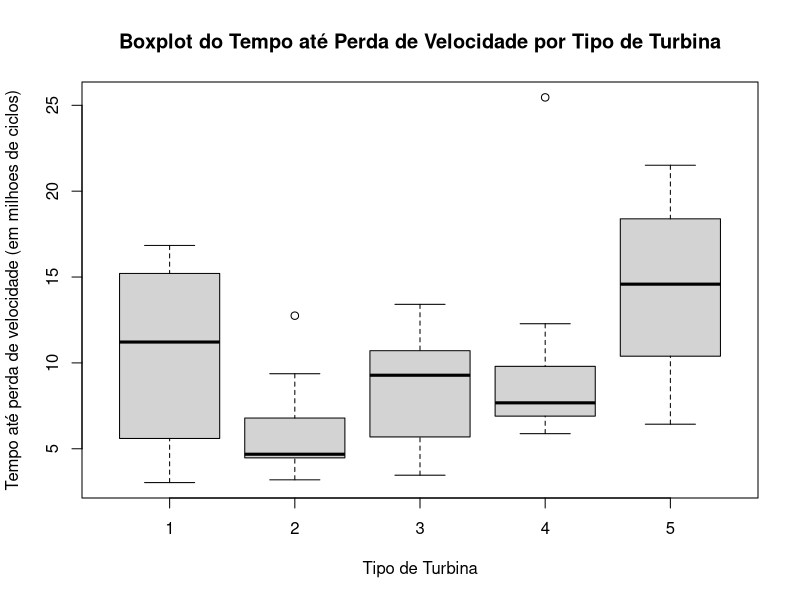
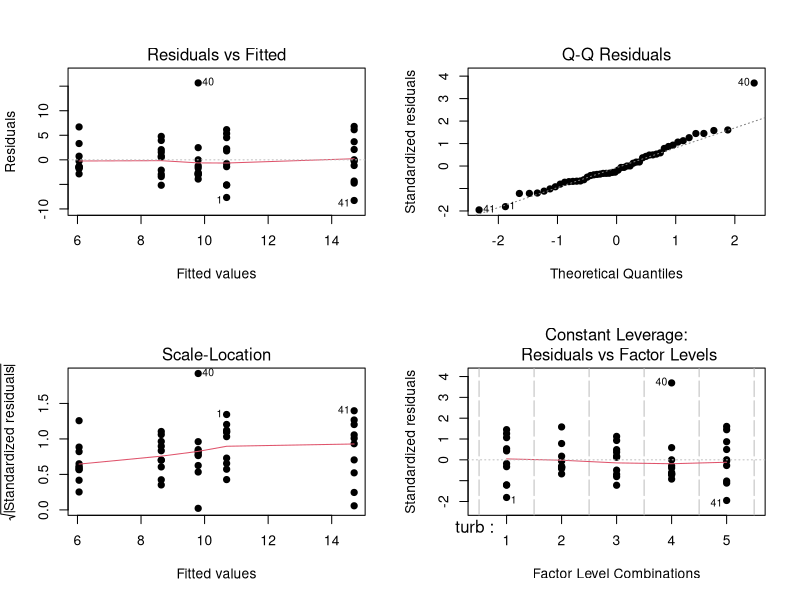
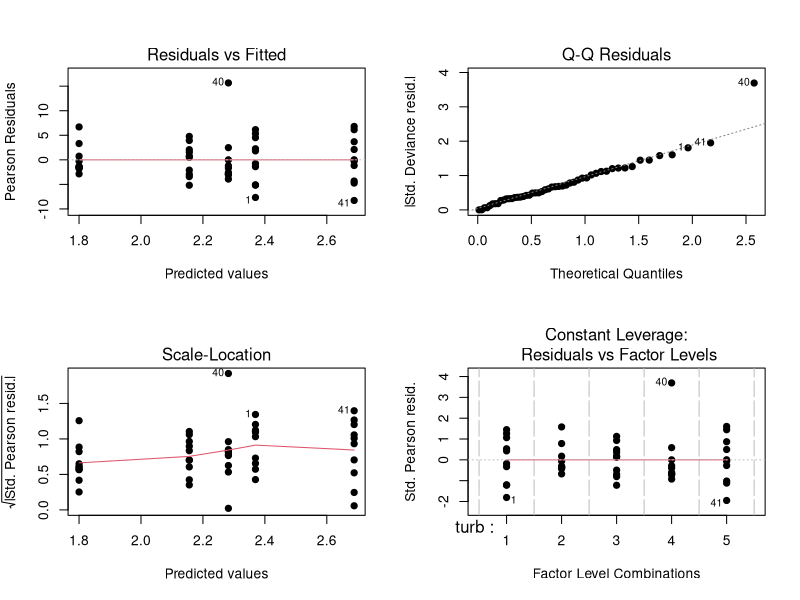
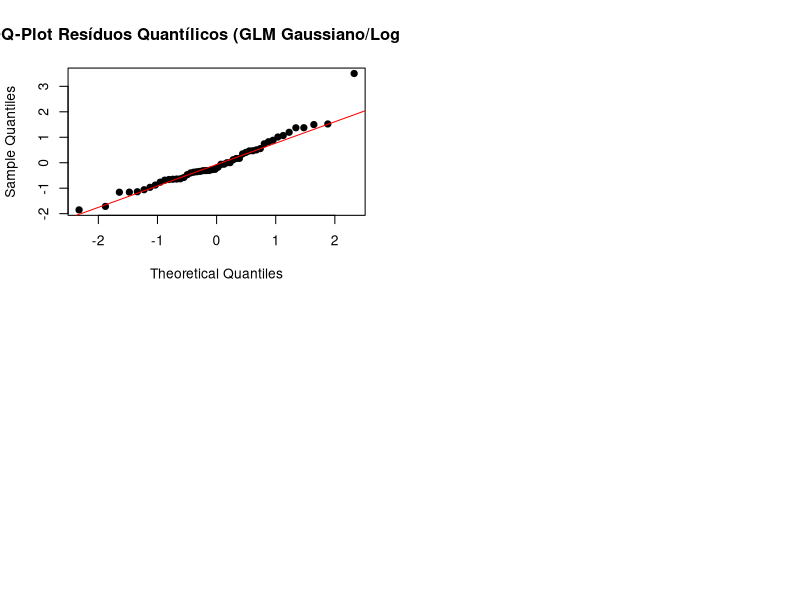
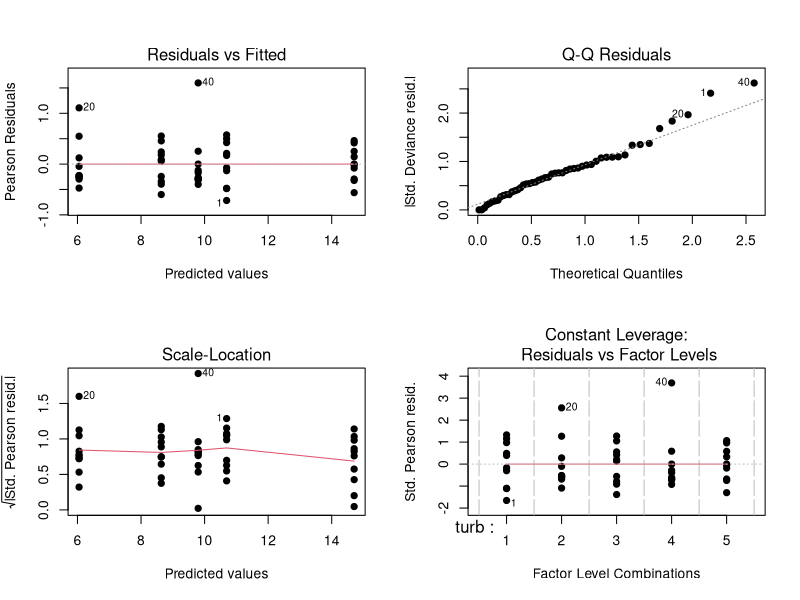
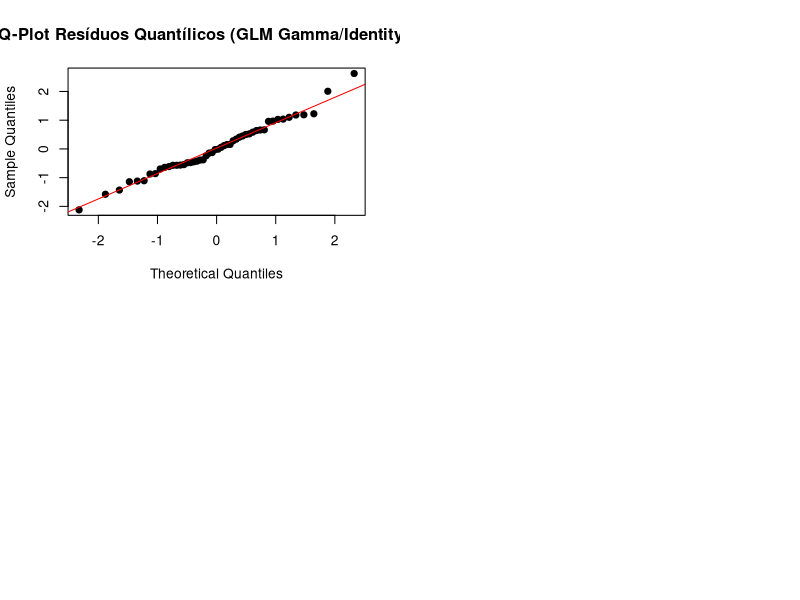
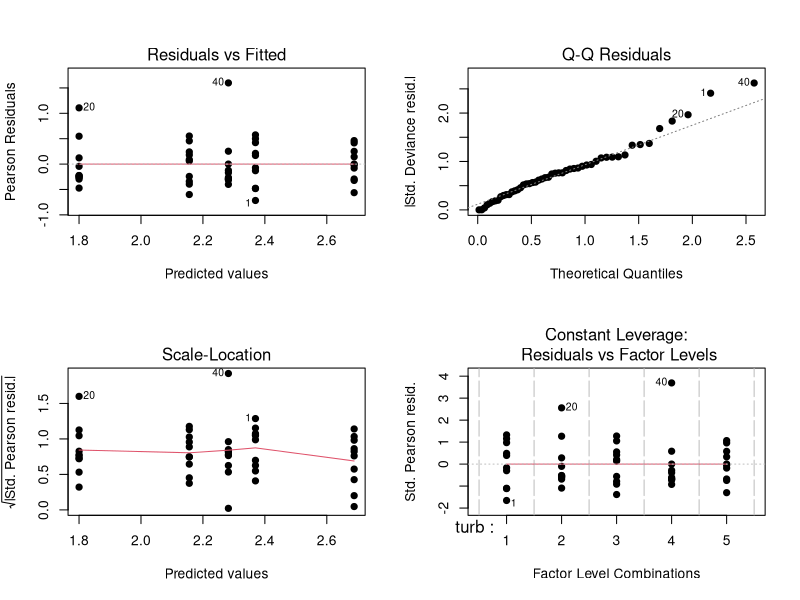
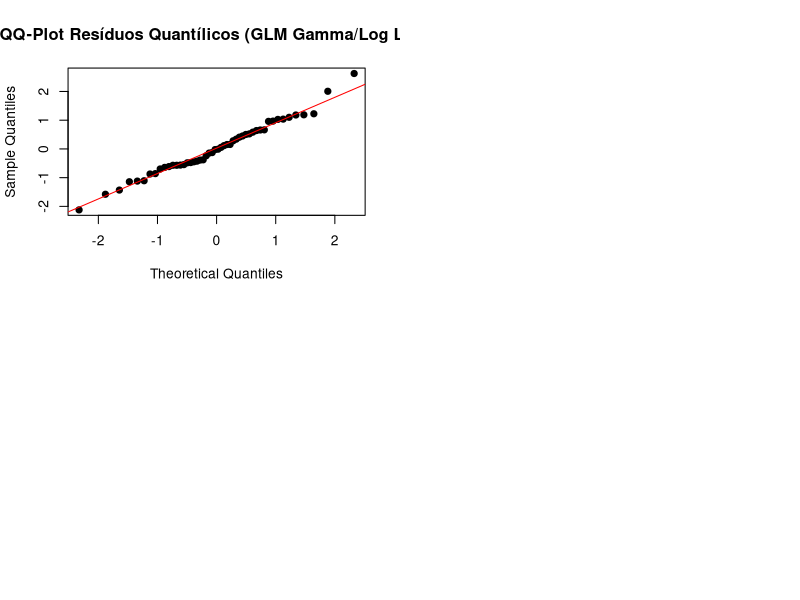

These charts were generated, in order, by the following R code:
## ---- chunk 1
# Limpa todas as variáveis do ambiente de trabalho para garantir um novo começo.
rm(list = ls(all= TRUE))

# Define os tipos de turbina como um fator (variável categórica).
# Serão 5 tipos de turbina, cada um com 10 observações.
turb <- factor(rep(c("1","2","3","4","5"), times = (c(10,10,10,10,10))))

# Define os tempos observados até a perda de velocidade (em milhões de ciclos).
tempo <- c(3.03,5.53,5.6,9.3,9.92,12.51,12.95,15.21,16.04,16.84, # Turbina 1
           3.19,4.26,4.47,4.53,4.67,4.69,5.78,6.79,9.37,12.75, # Turbina 2
           3.46,5.22,5.69,6.54,9.16,9.4,10.19,10.71,12.58,13.41, # Turbina 3
           5.88,6.74,6.9,6.98,7.21,8.14,8.59,9.8,12.28,25.46, # Turbina 4
           6.43,9.97,10.39,13.55,14.45,14.72,16.81,18.39,20.84,21.51) # Turbina 5

# Cria um data frame combinando as variáveis 'turb' e 'tempo'.
dados <- data.frame(turb,tempo)


## ---- chunk 2

# Gera um boxplot do tempo em função do tipo de turbina.
# Isso ajuda a visualizar diferenças nas medianas, dispersão e outliers entre os grupos.
with(dados, boxplot(tempo ~ turb, xlab = "Tipo de Turbina", 
                    ylab = "Tempo até perda de velocidade (em milhoes de ciclos)",
                    main = "Boxplot do Tempo até Perda de Velocidade por Tipo de Turbina"))
## ---- chunk 3
# Calcula a média do 'tempo' para cada 'turbina'.
medias <- with(dados, tapply(tempo,turb, mean)); medias

# Calcula a variância do 'tempo' para cada 'turbina'.
variancias <- with(dados, tapply(tempo,turb, var)); variancias

# Calcula o Coeficiente de Variação (CV) para cada turbina.
# CV = (Desvio Padrão / Média). Ajuda a comparar a variabilidade relativa.
cvs <- sqrt(variancias)/medias; cvs
## ---- chunk 4
# Ajusta um Modelo Linear Clássico usando a função lm().
ajuste0 <- lm(tempo ~ turb, data = dados)

# Exibe o resumo detalhado do modelo.
summary(ajuste0)

# Configura a janela gráfica para 2 linhas e 2 colunas para exibir os gráficos de diagnóstico.
par(mfrow = c(2,2))
# Gera os 4 gráficos de diagnóstico padrão para o objeto lm.
# Estes gráficos nos ajudam a verificar as suposições de normalidade e homocedasticidade dos resíduos.
plot(ajuste0,pch=19)

# Realiza o teste de Shapiro-Wilk para testar a normalidade dos resíduos.
# H0: Os resíduos são normalmente distribuídos.
# Ha: Os resíduos NÃO são normalmente distribuídos.
shapiro.test(ajuste0$residuals)

# Calcula o AIC para o Modelo 1 (OLS).
AIC(ajuste0)
## ---- chunk 5
# Carregar a biblioteca 'statmod' para calcular resíduos quantílicos.
library(statmod)

# Ajusta um GLM com família Gaussiana e função de ligação "log" (logarítmica).
# A variável resposta (tempo) é modelada na sua escala original, mas sua média esperada é ligada via log.
ajuste_glm_gaussian_log <- glm(tempo ~ turb, family = gaussian(link = "log"), data = dados)

# Exibe o resumo do modelo.
summary(ajuste_glm_gaussian_log)

## ---- chunk 6
# Gera os gráficos de diagnóstico para o GLM (baseados em resíduos de Deviance).
par(mfrow = c(2,2))
plot(ajuste_glm_gaussian_log,pch=19)
## ---- chunk 7
# Calcula os resíduos quantílicos do modelo.
residuos_quantilicos_gaussian_log <- qresid(ajuste_glm_gaussian_log)

# Gerando o QQ-Plot dos resíduos quantílicos para avaliar a normalidade.
# Se o modelo estiver bem especificado, estes resíduos devem ser aproximadamente normais.
qqnorm(residuos_quantilicos_gaussian_log, pch = 19, 
       main = "QQ-Plot Resíduos Quantílicos (GLM Gaussiano/Log Link)")
qqline(residuos_quantilicos_gaussian_log, col = "red")
## ---- chunk 8
# Testando a normalidade dos resíduos quantílicos.
shapiro.test(residuos_quantilicos_gaussian_log)

## ---- chunk 9
# Calcula o AIC para o GLM Gaussiano com ligação logarítmica.
AIC(ajuste_glm_gaussian_log)
## ---- chunk 10
# Ajusta um GLM com família Gamma e função de ligação "identity".
ajuste1 <- glm(tempo ~turb, family = "Gamma"(link = "identity"), data = dados)

# Exibe o resumo do modelo.
summary(ajuste1)
## ---- chunk 11
# Analisa a Deviance do modelo, usando o teste F.
# Isso testa a significância da variável 'turb' no modelo.
anova(ajuste1, test = "F")
## ---- chunk 12
# Gera os gráficos de diagnóstico para o GLM Gamma (baseados em resíduos de Deviance).
par(mfrow = c(2,2))
plot(ajuste1,pch=19)
## ---- chunk 13
# Calcula os resíduos quantílicos para o GLM Gamma.
residuos_quantilicos_gamma_id <- qresid(ajuste1)

# Gerando o QQ-Plot dos resíduos quantílicos.
qqnorm(residuos_quantilicos_gamma_id, pch = 19, 
       main = "QQ-Plot Resíduos Quantílicos (GLM Gamma/Identity Link)")
qqline(residuos_quantilicos_gamma_id, col = "red")
## ---- chunk 14
# Testando a normalidade dos resíduos quantílicos.
shapiro.test(residuos_quantilicos_gamma_id)

## ---- chunk 15

# Calcula o AIC para o GLM Gamma com ligação identidade.
AIC(ajuste1)
## ---- chunk 16
# Ajusta um GLM com família Gamma e função de ligação "log" (logarítmica).
ajuste_glm_gamma_log <- glm(tempo ~ turb, family = Gamma(link = "log"), data = dados)

# Exibe o resumo do modelo.
summary(ajuste_glm_gamma_log)

# Gera os gráficos de diagnóstico.
par(mfrow = c(2,2))
plot(ajuste_glm_gamma_log,pch=19)

# Calcula os resíduos quantílicos.
residuos_quantilicos_gamma_log <- qresid(ajuste_glm_gamma_log)

# Gerando o QQ-Plot dos resíduos quantílicos.
qqnorm(residuos_quantilicos_gamma_log, pch = 19, 
       main = "QQ-Plot Resíduos Quantílicos (GLM Gamma/Log Link)")
qqline(residuos_quantilicos_gamma_log, col = "red")

# Testando a normalidade dos resíduos quantílicos.
shapiro.test(residuos_quantilicos_gamma_log)

# Calcula o AIC.
AIC(ajuste_glm_gamma_log)
## ---- chunk 17
# Cria uma nova coluna 'turb2' no data frame 'dados'.
dados$turb2 <- dados$turb

# Renomeia os níveis de 'turb2' para agrupar as turbinas.
# Turbinas 1, 3 e 4 são agrupadas como 'TG1' (Grupo 1).
# Turbina 2 é 'T2'.
# Turbina 5 é 'T5'.
levels(dados$turb2) <- c('TG1','T2','TG1','TG1', 'T5')

# Exibe as primeiras linhas do data frame com a nova coluna 'turb2'.
head(dados)

## ---- chunk 18
# Ajusta um GLM com família Gamma e função de ligação "identity" usando a variável agrupada 'turb2'.
ajuste2 <- glm(tempo ~turb2, family = "Gamma"(link = "identity"), data = dados)

# Exibe o resumo do modelo agrupado.
summary(ajuste2)

## ---- chunk 19
# Compara o modelo agrupado (ajuste2) com o modelo sem agrupamento (ajuste1) usando o teste F.
# Isso verifica se o agrupamento causou uma perda significativa de ajuste.
anova(ajuste2,ajuste1, test = "F")

# Gera os gráficos de diagnóstico para o modelo agrupado.
par(mfrow = c(2,2))
plot(ajuste2,pch=19)


## ---- chunk 20
# Calcula os resíduos quantílicos do modelo agrupado.
residuos_quantilicos_ajuste2 <- qresid(ajuste2)

# Gerando o QQ-Plot dos resíduos quantílicos para o modelo agrupado.
qqnorm(residuos_quantilicos_ajuste2, pch = 19, 
       main = "QQ-Plot Resíduos Quantílicos (GLM Gamma/Identity Link - Agrupado)")
qqline(residuos_quantilicos_ajuste2, col = "red")

## ---- chunk 21
# Testando a normalidade dos resíduos quantílicos do modelo agrupado.
shapiro.test(residuos_quantilicos_ajuste2)

# Calcula o AIC para o modelo agrupado.
AIC(ajuste2)
## ---- chunk 22
# Ajusta um GLM com família Inverse Gaussian e função de ligação "identity".
ajuste3 <- glm(tempo ~turb2, family = inverse.gaussian(link = "identity"), data = dados)

# Exibe o resumo do modelo.
summary(ajuste3)

## ---- chunk 23
# Gera os gráficos de diagnóstico.
par(mfrow = c(2,2))
plot(ajuste3,pch=19)
## ---- chunk 24
# Calcula os resíduos quantílicos.
residuos_quantilicos_ajuste3 <- qresid(ajuste3)

# Gerando o QQ-Plot dos resíduos quantílicos.
qqnorm(residuos_quantilicos_ajuste3, pch = 19, 
       main = "QQ-Plot Resíduos Quantílicos (GLM Normal Inversa/Identity Link)")
qqline(residuos_quantilicos_ajuste3, col = "red")
## ---- chunk 25
# Testando a normalidade dos resíduos quantílicos.
shapiro.test(residuos_quantilicos_ajuste3)

# Calcula o AIC.
AIC(ajuste3)
## ---- chunk 26
# Ajusta um GLM com família Inverse Gaussian e função de ligação "log".
ajuste_glm_inversagaussian_log <- glm(tempo ~ turb2, family = inverse.gaussian(link = "log"), data = dados)

# Exibe o resumo do modelo.
summary(ajuste_glm_inversagaussian_log)

# Gera os gráficos de diagnóstico.
par(mfrow = c(2,2))
plot(ajuste_glm_inversagaussian_log,pch=19)

# Calcula os resíduos quantílicos.
residuos_quantilicos_inversagaussian_log <- qresid(ajuste_glm_inversagaussian_log)

# Gerando o QQ-Plot dos resíduos quantílicos.
qqnorm(residuos_quantilicos_inversagaussian_log, pch = 19, 
       main = "QQ-Plot Resíduos Quantílicos (GLM Normal Inversa/Log Link)")
qqline(residuos_quantilicos_inversagaussian_log, col = "red")

# Testando a normalidade dos resíduos quantílicos.
shapiro.test(residuos_quantilicos_inversagaussian_log)

# Calcula o AIC.
AIC(ajuste_glm_inversagaussian_log)
## ---- chunk 27
# Compara os AICs de todos os modelos ajustados.
# O modelo com o menor AIC é considerado o melhor.
AIC(ajuste0, ajuste_glm_gaussian_log, ajuste1, ajuste2, ajuste3, ajuste_glm_inversagaussian_log)
